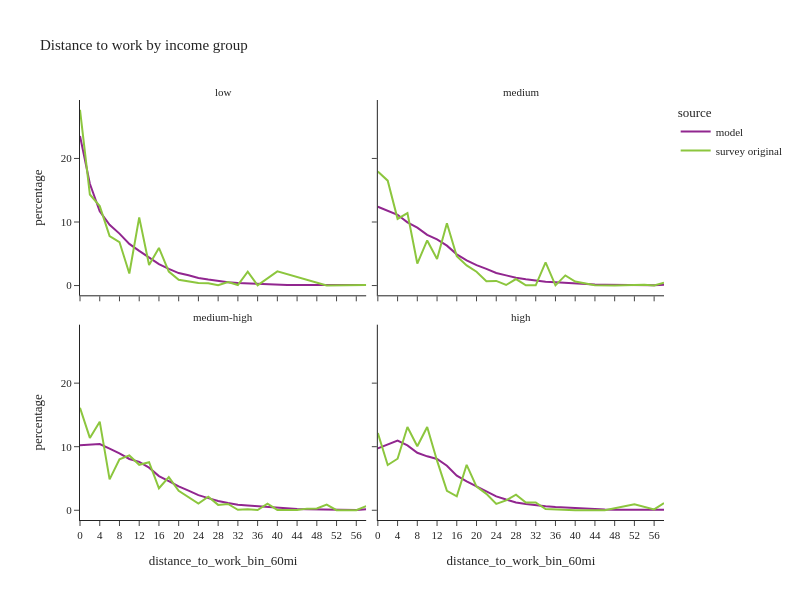

The notebook cell saved with this chart:
### Code cell
df_plot = per_data.groupby(['source','income_group','distance_to_work_bin_60mi'], observed=True)['person_weight'].sum().reset_index()
df_plot['percentage'] = df_plot.groupby(['source','income_group'], group_keys=False)['person_weight']. \
    apply(lambda x: 100 * x / float(x.sum()))
# df_plot

fig2 = px.line(df_plot, x='distance_to_work_bin_60mi', y="percentage", color="source",
               facet_col="income_group", facet_col_wrap=2,
               title="Distance to work by income group")
fig2.for_each_annotation(lambda a: a.update(text = a.text.split("=")[-1]))
fig2.update_layout(height=600, width=800, font=dict(size=11))
fig2.show()

### Figure 1 — Plotly figure (JSON) as saved in the notebook; plotly's stock layout.template omitted (floating-point values rounded to 4 significant figures)
{"data": [{"hovertemplate": "source=model<br>income_group=low<br>distance_to_work_bin_60mi=%{x}<br>percentage=%{y}<extra></extra>", "legendgroup": "model", "line": {"color": "#91268F", "dash": "solid"}, "marker": {"symbol": "circle"}, "mode": "lines", "name": "model", "orientation": "v", "showlegend": true, "type": "scatter", "x": ["0", "2", "4", "6", "8", "10", "12", "14", "16", "18", "20", "22", "24", "26", "28", "30", "32", "34", "36", "38", "40", "42", "44", "46", "48", "50", "52", "54", "56", "58"], "xaxis": "x3", "y": [23.53, 16.02, 11.68, 9.565, 8.174, 6.553, 5.457, 4.397, 3.38, 2.62, 1.964, 1.607, 1.186, 0.9411, 0.691, 0.5368, 0.3926, 0.3166, 0.2267, 0.1818, 0.1278, 0.09933, 0.0704, 0.05528, 0.04319, 0.03066, 0.02505, 0.02375, 0.01641, 0.08292], "yaxis": "y3"}, {"hovertemplate": "source=model<br>income_group=medium<br>distance_to_work_bin_60mi=%{x}<br>percentage=%{y}<extra></extra>", "legendgroup": "model", "line": {"color": "#91268F", "dash": "solid"}, "marker": {"symbol": "circle"}, "mode": "lines", "name": "model", "orientation": "v", "showlegend": false, "type": "scatter", "x": ["0", "2", "4", "6", "8", "10", "12", "14", "16", "18", "20", "22", "24", "26", "28", "30", "32", "34", "36", "38", "40", "42", "44", "46", "48", "50", "52", "54", "56", "58"], "xaxis": "x4", "y": [12.41, 11.72, 11.14, 9.954, 9.111, 7.986, 7.273, 6.281, 4.913, 3.974, 3.214, 2.628, 1.986, 1.606, 1.235, 0.9971, 0.7587, 0.6158, 0.5076, 0.4035, 0.3072, 0.2292, 0.1677, 0.1334, 0.1013, 0.07731, 0.0597, 0.04049, 0.03317, 0.1402], "yaxis": "y4"}, {"hovertemplate": "source=model<br>income_group=medium-high<br>distance_to_work_bin_60mi=%{x}<br>percentage=%{y}<extra></extra>", "legendgroup": "model", "line": {"color": "#91268F", "dash": "solid"}, "marker": {"symbol": "circle"}, "mode": "lines", "name": "model", "orientation": "v", "showlegend": false, "type": "scatter", "x": ["0", "2", "4", "6", "8", "10", "12", "14", "16", "18", "20", "22", "24", "26", "28", "30", "32", "34", "36", "38", "40", "42", "44", "46", "48", "50", "52", "54", "56", "58"], "xaxis": "x", "y": [10.22, 10.27, 10.41, 9.702, 8.955, 8.069, 7.609, 6.701, 5.382, 4.601, 3.752, 3.1, 2.385, 1.912, 1.454, 1.126, 0.8679, 0.7431, 0.6219, 0.5217, 0.4032, 0.2959, 0.2132, 0.1634, 0.1229, 0.08743, 0.07173, 0.04878, 0.03342, 0.1534], "yaxis": "y"}, {"hovertemplate": "source=model<br>income_group=high<br>distance_to_work_bin_60mi=%{x}<br>percentage=%{y}<extra></extra>", "legendgroup": "model", "line": {"color": "#91268F", "dash": "solid"}, "marker": {"symbol": "circle"}, "mode": "lines", "name": "model", "orientation": "v", "showlegend": false, "type": "scatter", "x": ["0", "2", "4", "6", "8", "10", "12", "14", "16", "18", "20", "22", "24", "26", "28", "30", "32", "34", "36", "38", "40", "42", "44", "46", "48", "50", "52", "54", "56", "58"], "xaxis": "x2", "y": [9.733, 10.39, 10.95, 10.2, 9.039, 8.484, 8.068, 6.999, 5.453, 4.548, 3.716, 2.885, 2.181, 1.682, 1.235, 0.972, 0.7367, 0.6162, 0.4954, 0.4032, 0.304, 0.2472, 0.1707, 0.1277, 0.0924, 0.06923, 0.05164, 0.03783, 0.02554, 0.08375], "yaxis": "y2"}, {"hovertemplate": "source=survey original<br>income_group=low<br>distance_to_work_bin_60mi=%{x}<br>percentage=%{y}<extra></extra>", "legendgroup": "survey original", "line": {"color": "#8CC63E", "dash": "solid"}, "marker": {"symbol": "circle"}, "mode": "lines", "name": "survey original", "orientation": "v", "showlegend": true, "type": "scatter", "x": ["0", "2", "4", "6", "8", "10", "12", "14", "16", "18", "20", "24", "26", "28", "30", "32", "34", "36", "40", "50", "58"], "xaxis": "x3", "y": [27.66, 14.33, 12.51, 7.801, 6.846, 1.903, 10.72, 3.231, 5.922, 2.193, 0.9032, 0.4028, 0.3593, 0.04132, 0.545, 0.0813, 2.183, 0.04084, 2.228, 0.01482, 0.07868], "yaxis": "y3"}, {"hovertemplate": "source=survey original<br>income_group=medium<br>distance_to_work_bin_60mi=%{x}<br>percentage=%{y}<extra></extra>", "legendgroup": "survey original", "line": {"color": "#8CC63E", "dash": "solid"}, "marker": {"symbol": "circle"}, "mode": "lines", "name": "survey original", "orientation": "v", "showlegend": false, "type": "scatter", "x": ["0", "2", "4", "6", "8", "10", "12", "14", "16", "18", "20", "22", "24", "26", "28", "30", "32", "34", "36", "38", "40", "44", "48", "54", "56", "58"], "xaxis": "x4", "y": [17.93, 16.51, 10.49, 11.4, 3.466, 7.104, 4.186, 9.798, 4.613, 3.17, 2.184, 0.6814, 0.7263, 0.08738, 1.026, 0.04481, 0.03725, 3.656, 0.03091, 1.597, 0.6333, 0.04258, 0.01046, 0.1352, 0.006476, 0.4298], "yaxis": "y4"}, {"hovertemplate": "source=survey original<br>income_group=medium-high<br>distance_to_work_bin_60mi=%{x}<br>percentage=%{y}<extra></extra>", "legendgroup": "survey original", "line": {"color": "#8CC63E", "dash": "solid"}, "marker": {"symbol": "circle"}, "mode": "lines", "name": "survey original", "orientation": "v", "showlegend": false, "type": "scatter", "x": ["0", "2", "4", "6", "8", "10", "12", "14", "16", "18", "20", "22", "24", "26", "28", "30", "32", "34", "36", "38", "40", "44", "46", "48", "50", "52", "56", "58"], "xaxis": "x", "y": [16.12, 11.38, 13.94, 4.865, 8.02, 8.628, 7.152, 7.552, 3.459, 5.216, 3.059, 2.072, 1.068, 2.126, 0.8448, 0.9899, 0.07013, 0.1539, 0.02919, 1.049, 0.0487, 0.04894, 0.2551, 0.2846, 0.8766, 0.01557, 0.0184, 0.6568], "yaxis": "y"}, {"hovertemplate": "source=survey original<br>income_group=high<br>distance_to_work_bin_60mi=%{x}<br>percentage=%{y}<extra></extra>", "legendgroup": "survey original", "line": {"color": "#8CC63E", "dash": "solid"}, "marker": {"symbol": "circle"}, "mode": "lines", "name": "survey original", "orientation": "v", "showlegend": false, "type": "scatter", "x": ["0", "2", "4", "6", "8", "10", "12", "14", "16", "18", "20", "22", "24", "26", "28", "30", "32", "34", "40", "42", "46", "52", "56", "58"], "xaxis": "x2", "y": [12.16, 7.121, 8.109, 13.1, 10.06, 13.11, 7.803, 3.06, 2.19, 7.15, 3.729, 2.578, 1.004, 1.553, 2.456, 1.205, 1.215, 0.184, 0.003106, 0.008944, 0.01056, 0.9227, 0.1417, 1.136], "yaxis": "y2"}], "layout": {"annotations": [{"font": {}, "showarrow": false, "text": "medium-high", "x": 0.245, "xanchor": "center", "xref": "paper", "y": 0.465, "yanchor": "bottom", "yref": "paper"}, {"font": {}, "showarrow": false, "text": "high", "x": 0.755, "xanchor": "center", "xref": "paper", "y": 0.465, "yanchor": "bottom", "yref": "paper"}, {"font": {}, "showarrow": false, "text": "low", "x": 0.245, "xanchor": "center", "xref": "paper", "y": 1.0, "yanchor": "bottom", "yref": "paper"}, {"font": {}, "showarrow": false, "text": "medium", "x": 0.755, "xanchor": "center", "xref": "paper", "y": 1.0, "yanchor": "bottom", "yref": "paper"}], "font": {"size": 11}, "height": 600, "legend": {"title": {"text": "source"}, "tracegroupgap": 0}, "title": {"text": "Distance to work by income group"}, "width": 800, "xaxis": {"anchor": "y", "domain": [0.0, 0.49], "title": {"text": "distance_to_work_bin_60mi"}}, "xaxis2": {"anchor": "y2", "domain": [0.51, 1.0], "matches": "x", "title": {"text": "distance_to_work_bin_60mi"}}, "xaxis3": {"anchor": "y3", "domain": [0.0, 0.49], "matches": "x", "showticklabels": false}, "xaxis4": {"anchor": "y4", "domain": [0.51, 1.0], "matches": "x", "showticklabels": false}, "yaxis": {"anchor": "x", "domain": [0.0, 0.465], "title": {"text": "percentage"}}, "yaxis2": {"anchor": "x2", "domain": [0.0, 0.465], "matches": "y", "showticklabels": false}, "yaxis3": {"anchor": "x3", "domain": [0.535, 1.0], "matches": "y", "title": {"text": "percentage"}}, "yaxis4": {"anchor": "x4", "domain": [0.535, 1.0], "matches": "y", "showticklabels": false}}}
